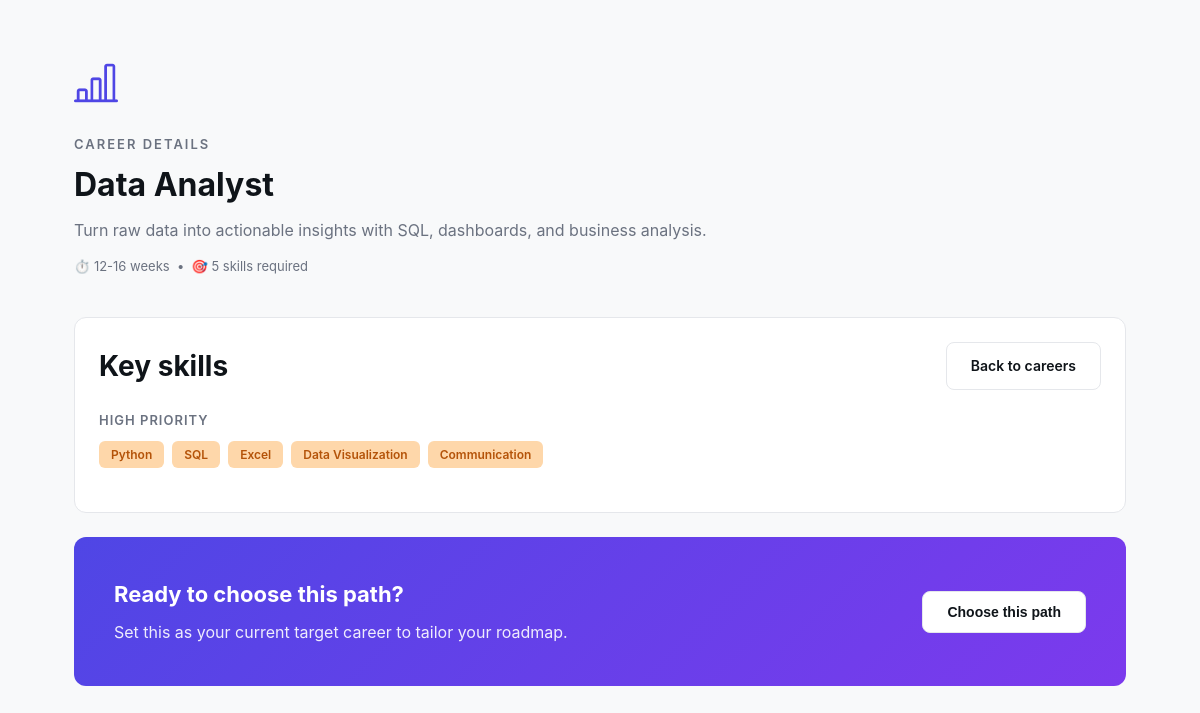
The page /careers/2/ on the database its author committed.
### careers/models.py (models this page shows, shortened)
class Career(models.Model):
    title           = models.CharField(max_length=150, unique=True)
    description     = models.TextField()
    required_skills = models.ManyToManyField(Skill, through='CareerSkill', related_name='careers')
    estimated_time  = models.CharField(max_length=50, default='6 Months')
    icon = models.CharField(max_length=30, default='bi-briefcase', blank=True)
    icon_color = models.CharField(max_length=10, choices=ICON_COLOR_CHOICES, default='default')

class CareerSkill(models.Model):
    PRIORITY_CHOICES = [('high', 'High'), ('medium', 'Medium'), ('low', 'Low')]
    career          = models.ForeignKey(Career, on_delete=models.CASCADE)
    skill           = models.ForeignKey(Skill, on_delete=models.CASCADE)
    is_transferable = models.BooleanField(default=False)
    priority        = models.CharField(max_length=10, choices=PRIORITY_CHOICES, default='high')
    class Meta:
        unique_together = ('career', 'skill')

### skills/models.py (models this page shows, shortened)
class Skill(models.Model):
    name = models.CharField(max_length=100, unique=True)
    category = models.CharField(max_length=100, blank=True, null=True) # Technical, Soft Skill

### careers/views.py (the view)
# urls.py: path('<int:career_id>/', views.career_detail, name='detail'),
def career_detail(request, career_id):
    career = get_object_or_404(Career.objects.prefetch_related('required_skills'), id=career_id)
    return render(request, 'careers/career_detail.html', {'career': career})

### careers/templates/careers/career_detail.html (shortened to what this page needs)
{% extends 'dashboard/base.html' %}
{% block content %}
<div class="container">
  <div class="page-header">
    <i class="bi {{ career.icon }}" style="font-size: 44px; color: var(--primary); margin-bottom: 16px; display: inline-block;"></i>
    <div class="page-eyebrow">Career details</div>
    <h1 class="page-title">{{ career.title }}</h1>
    <p class="page-subtitle">{{ career.description }}</p>
    <div class="career-meta" style="margin-top: 12px;">
      ⏱️ {{ career.estimated_time }} &nbsp;•&nbsp; 🎯 {{ career.required_skills.count }} skills required
    </div>
  </div>
  <div class="card" style="margin-bottom: 24px;">
    <div class="flex-between" style="margin-bottom: 20px;">
      <h3 class="section-title" style="margin: 0;">Key skills</h3>
      <a href="{% url 'careers:list' %}" class="btn-secondary">Back to careers</a>
    </div>
    {% regroup career.careerskill_set.all by priority as skill_groups %}
    {% for group in skill_groups %}
      <div style="margin-bottom: 20px;">
        <div class="career-meta" style="font-weight: 600; text-transform: uppercase; letter-spacing: 1px; margin-bottom: 10px;">
          {{ group.grouper|title }} priority
        </div>
        <div class="skill-tags" style="margin-bottom: 0;">
          {% for cs in group.list %}
            <span class="badge badge-{{ cs.priority }}">
              {{ cs.skill.name }}
            </span>
          {% endfor %}
        </div>
      </div>
    {% empty %}
      <p class="career-desc">No skills have been attached to this career yet.</p>
    {% endfor %}
  </div>
  <div class="welcome-banner">
    <div class="flex-between">
      <div>
        <h1 style="font-size: 22px;">Ready to choose this path?</h1>
        <p style="margin-bottom: 0;">Set this as your current target career to tailor your roadmap.</p>
      </div>
      <form method="post" action="{% url 'careers:choose' career.id %}">
        <button type="submit" class="btn-secondary">Choose this path</button>
      </form>
    </div>
  </div>
</div>
{% endblock %}

### dashboard/static/css/style.css (style rules this page uses)
:root { --primary: #4F46E5; --primary-dark: #4338CA; --secondary: #7C3AED; --gradient: linear-gradient(135deg, #4F46E5 0%, #7C3AED 100%); --bg: #F8F9FA; --surface: #FFFFFF; --border: #E5E7EB; --text: #0F1419; --text-muted: #6B7280; --success: #10B981; --success-bg: #E8F5E9; --warning: #F59E0B; --warning-bg: #FFF3E0; --radius: 8px; --radius-lg: 12px; --shadow: 0 4px 12px rgba(0, 0, 0, 0.08); --shadow-lg: 0 12px 32px rgba(0, 0, 0, 0.1); }
* { margin: 0; padding: 0; box-sizing: border-box; }
body { font-family: -apple-system, BlinkMacSystemFont, 'Segoe UI', Roboto, sans-serif; background: var(--bg); color: var(--text); line-height: 1.6; }
a { text-decoration: none; color: inherit; }
.btn, .btn-primary, .btn-secondary, .btn-ghost { display: inline-block; padding: 12px 24px; border-radius: var(--radius); font-size: 14px; font-weight: 600; cursor: pointer; border: none; transition: all 0.2s; text-align: center; }
.btn-secondary { background: var(--surface); border: 1px solid var(--border); color: var(--text); }
.container { max-width: 1100px; margin: 0 auto; padding: 48px 24px; }
.page-header { margin-bottom: 40px; }
.page-title { font-size: 32px; font-weight: 700; margin-bottom: 8px; }
.page-subtitle { font-size: 16px; color: var(--text-muted); }
.section-title { font-size: 20px; font-weight: 700; margin: 40px 0 20px; }
.card { background: var(--surface); border: 1px solid var(--border); border-radius: var(--radius-lg); padding: 24px; }
.welcome-banner { background: var(--gradient); border-radius: var(--radius-lg); padding: 40px; color: white; margin-bottom: 40px; }
.welcome-banner h1 { font-size: 28px; margin-bottom: 8px; }
.welcome-banner p { opacity: 0.9; margin-bottom: 16px; }
.career-meta { font-size: 13px; color: var(--text-muted); margin-bottom: 16px; }
.skill-tags { display: flex; flex-wrap: wrap; gap: 8px; margin-bottom: 20px; }
.badge { display: inline-block; padding: 4px 12px; border-radius: 6px; font-size: 12px; font-weight: 600; }
.badge-high { background: #FED7AA; color: #B45309; }
.flex-between { display: flex; justify-content: space-between; align-items: center; }
.section-title { font-size: 28px; font-weight: 700; margin-bottom: 32px; color: var(--text); }
.page-eyebrow { font-size: 13px; color: var(--text-muted); text-transform: uppercase; letter-spacing: 2px; margin-bottom: 4px; font-weight: 600; }

### rows shown on the page
Career: title "Data Analyst", description "Turn raw data into actionable insights with SQL, dashboards, and business analysis.", estimated_time "12-16 weeks", required_skills.count "5"
CareerSkill: grouper "HIGH", skill.name "Python"
CareerSkill: skill.name "SQL"
CareerSkill: skill.name "Excel"
CareerSkill: skill.name "Data Visualization"
CareerSkill: skill.name "Communication"
